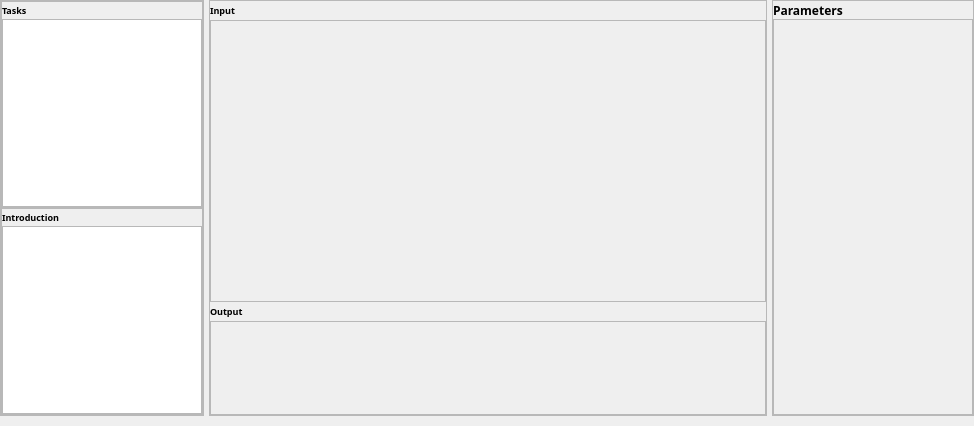
    <widget class="QWidget" name="widgetContent" native="true">
     <property name="layoutDirection">
      <enum>Qt::LeftToRight</enum>
     </property>
     <layout class="QHBoxLayout" name="horizontalLayout" stretch="1,3,1">
      <property name="spacing">
       <number>5</number>
      </property>
      <property name="leftMargin">
       <number>0</number>
      </property>
      <property name="topMargin">
       <number>0</number>
      </property>
      <property name="rightMargin">
       <number>0</number>
      </property>
      <property name="bottomMargin">
       <number>10</number>
      </property>
      <item>
       <widget class="QWidget" name="widgetContentLeft" native="true">
        <property name="font">
         <font>
          <pointsize>7</pointsize>
         </font>
        </property>
        <layout class="QHBoxLayout" name="horizontalLayout_3">
         <property name="spacing">
          <number>0</number>
         </property>
         <property name="leftMargin">
          <number>0</number>
         </property>
         <property name="topMargin">
          <number>0</number>
         </property>
         <property name="rightMargin">
          <number>0</number>
         </property>
         <property name="bottomMargin">
          <number>0</number>
         </property>
         <item>
          <widget class="QFrame" name="frame_ContentLeft">
           <property name="styleSheet">
            <string notr="true"/>
           </property>
           <property name="frameShape">
            <enum>QFrame::StyledPanel</enum>
           </property>
           <property name="frameShadow">
            <enum>QFrame::Raised</enum>
           </property>
           <layout class="QVBoxLayout" name="verticalLayout_3" stretch="0,0">
            <property name="spacing">
             <number>0</number>
            </property>
            <property name="leftMargin">
             <number>0</number>
            </property>
            <property name="topMargin">
             <number>0</number>
            </property>
            <property name="rightMargin">
             <number>0</number>
            </property>
            <property name="bottomMargin">
             <number>0</number>
            </property>
            <item>
             <widget class="QFrame" name="upperframe_frame">
              <property name="frameShape">
               <enum>QFrame::StyledPanel</enum>
              </property>
              <property name="frameShadow">
               <enum>QFrame::Raised</enum>
              </property>
              <layout class="QVBoxLayout" name="verticalLayout_8" stretch="1,11">
               <property name="spacing">
                <number>0</number>
               </property>
               <property name="leftMargin">
                <number>0</number>
               </property>
               <property name="topMargin">
                <number>0</number>
               </property>
               <property name="rightMargin">
                <number>0</number>
               </property>
               <property name="bottomMargin">
                <number>0</number>
               </property>
               <item>
                <widget class="QLabel" name="labelTask_upperframe">
                 <property name="font">
                  <font>
                   <family>微软雅黑</family>
                   <weight>75</weight>
                   <bold>true</bold>
                  </font>
                 </property>
                 <property name="text">
                  <string>Tasks</string>
                 </property>
                </widget>
               </item>
               <item>
                <widget class="QListView" name="listViewTask_upperframe"/>
               </item>
              </layout>
             </widget>
            </item>
            <item>
             <widget class="QFrame" name="lowerframe_frame">
              <property name="frameShape">
               <enum>QFrame::StyledPanel</enum>
              </property>
              <property name="frameShadow">
               <enum>QFrame::Raised</enum>
              </property>
              <layout class="QVBoxLayout" name="verticalLayout_7" stretch="1,11">
               <property name="spacing">
                <number>0</number>
               </property>
               <property name="leftMargin">
                <number>0</number>
               </property>
               <property name="topMargin">
                <number>0</number>
               </property>
               <property name="rightMargin">
                <number>0</number>
               </property>
               <property name="bottomMargin">
                <number>0</number>
               </property>
               <item>
                <widget class="QLabel" name="labelIntro_lowerframe_lowerframe">
                 <property name="minimumSize">
                  <size>
                   <width>200</width>
                   <height>0</height>
                  </size>
                 </property>
                 <property name="font">
                  <font>
                   <family>微软雅黑</family>
                   <weight>75</weight>
                   <bold>true</bold>
                  </font>
                 </property>
                 <property name="text">
                  <string>Introduction</string>
                 </property>
                </widget>
               </item>
               <item>
                <widget class="QTextBrowser" name="textBrowserIntro_lowerframe_lowerframe"/>
               </item>
              </layout>
             </widget>
            </item>
           </layout>
          </widget>
         </item>
        </layout>
       </widget>
      </item>
      <item>
       <widget class="QWidget" name="widgetContentCenter" native="true">
        <property name="font">
         <font>
          <pointsize>7</pointsize>
         </font>
        </property>
        <layout class="QHBoxLayout" name="horizontalLayout_5">
         <property name="spacing">
          <number>0</number>
         </property>
         <property name="leftMargin">
          <number>0</number>
         </property>
         <property name="topMargin">
          <number>0</number>
         </property>
         <property name="rightMargin">
          <number>0</number>
         </property>
         <property name="bottomMargin">
          <number>0</number>
         </property>
         <item>
          <widget class="QFrame" name="frame_5">
           <property name="frameShape">
            <enum>QFrame::StyledPanel</enum>
           </property>
           <property name="frameShadow">
            <enum>QFrame::Raised</enum>
           </property>
           <layout class="QVBoxLayout" name="verticalLayout_5" stretch="1,15,1,5">
            <property name="spacing">
             <number>0</number>
            </property>
            <property name="leftMargin">
             <number>0</number>
            </property>
            <property name="topMargin">
             <number>0</number>
            </property>
            <property name="rightMargin">
             <number>0</number>
            </property>
            <property name="bottomMargin">
             <number>0</number>
            </property>
            <item>
             <widget class="QLabel" name="label_2">
              <property name="minimumSize">
               <size>
                <width>500</width>
                <height>0</height>
               </size>
              </property>
              <property name="font">
               <font>
                <family>微软雅黑</family>
                <weight>75</weight>
                <bold>true</bold>
               </font>
              </property>
              <property name="text">
               <string>Input</string>
              </property>
             </widget>
            </item>
            <item>
             <widget class="QFrame" name="frame_2">
              <property name="frameShape">
               <enum>QFrame::StyledPanel</enum>
              </property>
              <property name="frameShadow">
               <enum>QFrame::Raised</enum>
              </property>
              <layout class="QVBoxLayout" name="verticalLayout_4" stretch="0">
               <property name="spacing">
                <number>0</number>
               </property>
               <property name="leftMargin">
                <number>0</number>
               </property>
               <property name="topMargin">
                <number>0</number>
               </property>
               <property name="rightMargin">
                <number>0</number>
               </property>
               <property name="bottomMargin">
                <number>0</number>
               </property>
               <item>
                <widget class="QStackedWidget" name="stackedWidget">
                 <property name="currentIndex">
                  <number>1</number>
                 </property>
                 <widget class="QWidget" name="page">
                  <widget class="QTextEdit" name="textEdit">
                   <property name="geometry">
                    <rect>
                     <x>270</x>
                     <y>150</y>
                     <width>104</width>
                     <height>87</height>
                    </rect>
                   </property>
                  </widget>
                 </widget>
                 <widget class="QWidget" name="page_2"/>
                </widget>
               </item>
              </layout>
             </widget>
            </item>
            <item>
             <widget class="QLabel" name="label_3">
              <property name="font">
               <font>
                <family>微软雅黑</family>
                <weight>75</weight>
                <bold>true</bold>
               </font>
              </property>
              <property name="text">
               <string>Output</string>
              </property>
             </widget>
            </item>
            <item>
             <widget class="QFrame" name="frame_3">
              <property name="frameShape">
               <enum>QFrame::StyledPanel</enum>
              </property>
              <property name="frameShadow">
               <enum>QFrame::Raised</enum>
              </property>
             </widget>
            </item>
           </layout>
          </widget>
         </item>
        </layout>
       </widget>
      </item>
      <item>
       <widget class="QWidget" name="widgetContentRight" native="true">
        <layout class="QHBoxLayout" name="horizontalLayout_4">
         <property name="spacing">
          <number>0</number>
         </property>
         <property name="leftMargin">
          <number>0</number>
         </property>
         <property name="topMargin">
          <number>0</number>
         </property>
         <property name="rightMargin">
          <number>0</number>
         </property>
         <property name="bottomMargin">
          <number>0</number>
         </property>
         <item>
          <widget class="QFrame" name="frame_4">
           <property name="frameShape">
            <enum>QFrame::StyledPanel</enum>
           </property>
           <property name="frameShadow">
            <enum>QFrame::Raised</enum>
           </property>
           <layout class="QVBoxLayout" name="verticalLayout_6" stretch="1,22">
            <property name="spacing">
             <number>0</number>
            </property>
            <property name="leftMargin">
             <number>0</number>
            </property>
            <property name="topMargin">
             <number>0</number>
            </property>
            <property name="rightMargin">
             <number>0</number>
            </property>
            <property name="bottomMargin">
             <number>0</number>
            </property>
            <item>
             <widget class="QLabel" name="label_4">
              <property name="minimumSize">
               <size>
                <width>200</width>
                <height>0</height>
               </size>
              </property>
              <property name="font">
               <font>
                <family>微软雅黑</family>
                <weight>75</weight>
                <bold>true</bold>
               </font>
              </property>
              <property name="text">
               <string>Parameters</string>
              </property>
             </widget>
            </item>
            <item>
             <widget class="QFrame" name="frame_6">
              <property name="frameShape">
               <enum>QFrame::StyledPanel</enum>
              </property>
              <property name="frameShadow">
               <enum>QFrame::Raised</enum>
              </property>
             </widget>
            </item>
           </layout>
          </widget>
         </item>
        </layout>
       </widget>
      </item>
     </layout>
    </widget>
